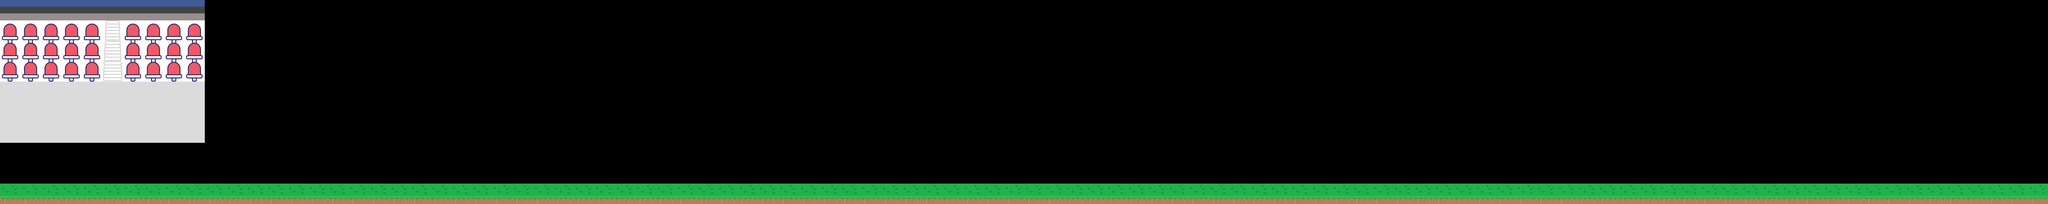

A level layout from a 2D game, rendered from its tile map. Below: a short description, then the map file with its tile-grid data intact:
An orthogonal 100x10 tile map with 64x64 px tiles, 1 tile layer (Tile Layer 1), 1 image layer.

<map version="1.10" tiledversion="1.11.1.1" orientation="orthogonal" renderorder="right-down" width="100" height="10" tilewidth="64" tileheight="64" infinite="0" nextlayerid="6" nextobjectid="1">
 <tileset firstgid="1" source="block.tsx" />
 <imagelayer id="5" name="Image Layer 1" repeatx="1">
  <image source="background.png" width="700" height="448" />
 </imagelayer>
 <layer id="1" name="Tile Layer 1" width="100" height="10">
  <data encoding="csv">
0,0,0,0,0,0,0,0,0,0,0,0,0,0,0,0,0,0,0,0,0,0,0,0,0,0,0,0,0,0,0,0,0,0,0,0,0,0,0,0,0,0,0,0,0,0,0,0,0,0,0,0,0,0,0,0,0,0,0,0,0,0,0,0,0,0,0,0,0,0,0,0,0,0,0,0,0,0,0,0,0,0,0,0,0,0,0,0,0,0,0,0,0,0,0,0,0,0,0,0,
0,0,0,0,0,0,0,0,0,0,0,0,0,0,0,0,0,0,0,0,0,0,0,0,0,0,0,0,0,0,0,0,0,0,0,0,0,0,0,0,0,0,0,0,0,0,0,0,0,0,0,0,0,0,0,0,0,0,0,0,0,0,0,0,0,0,0,0,0,0,0,0,0,0,0,0,0,0,0,0,0,0,0,0,0,0,0,0,0,0,0,0,0,0,0,0,0,0,0,0,
0,0,0,0,0,0,0,0,0,0,0,0,0,0,0,0,0,0,0,0,0,0,0,0,0,0,0,0,0,0,0,0,0,0,0,0,0,0,0,0,0,0,0,0,0,0,0,0,0,0,0,0,0,0,0,0,0,0,0,0,0,0,0,0,0,0,0,0,0,0,0,0,0,0,0,0,0,0,0,0,0,0,0,0,0,0,0,0,0,0,0,0,0,0,0,0,0,0,0,0,
0,0,0,0,0,0,0,0,0,0,0,0,0,0,0,0,0,0,0,0,0,0,0,0,0,0,0,0,0,0,0,0,0,0,0,0,0,0,0,0,0,0,0,0,0,0,0,0,0,0,0,0,0,0,0,0,0,0,0,0,0,0,0,0,0,0,0,0,0,0,0,0,0,0,0,0,0,0,0,0,0,0,0,0,0,0,0,0,0,0,0,0,0,0,0,0,0,0,0,0,
0,0,0,0,0,0,0,0,0,0,0,0,0,0,0,0,0,0,0,0,0,0,0,0,0,0,0,0,0,0,0,0,0,0,0,0,0,0,0,0,0,0,0,0,0,0,0,0,0,0,0,0,0,0,0,0,0,0,0,0,0,0,0,0,0,0,0,0,0,0,0,0,0,0,0,0,0,0,0,0,0,0,0,0,0,0,0,0,0,0,0,0,0,0,0,0,0,0,0,0,
0,0,0,0,0,0,0,0,0,0,0,0,0,0,0,0,0,0,0,0,0,0,0,0,0,0,0,0,0,0,0,0,0,0,0,0,0,0,0,0,0,0,0,0,0,0,0,0,0,0,0,0,0,0,0,0,0,0,0,0,0,0,0,0,0,0,0,0,0,0,0,0,0,0,0,0,0,0,0,0,0,0,0,0,0,0,0,0,0,0,0,0,0,0,0,0,0,0,0,0,
0,0,0,0,0,0,0,0,0,0,0,0,0,0,0,0,0,0,0,0,0,0,0,0,0,0,0,0,0,0,0,0,0,0,0,0,0,0,0,0,0,0,0,0,0,0,0,0,0,0,0,0,0,0,0,0,0,0,0,0,0,0,0,0,0,0,0,0,0,0,0,0,0,0,0,0,0,0,0,0,0,0,0,0,0,0,0,0,0,0,0,0,0,0,0,0,0,0,0,0,
0,0,0,0,0,0,0,0,0,0,0,0,0,0,0,0,0,0,0,0,0,0,0,0,0,0,0,0,0,0,0,0,0,0,0,0,0,0,0,0,0,0,0,0,0,0,0,0,0,0,0,0,0,0,0,0,0,0,0,0,0,0,0,0,0,0,0,0,0,0,0,0,0,0,0,0,0,0,0,0,0,0,0,0,0,0,0,0,0,0,0,0,0,0,0,0,0,0,0,0,
0,0,0,0,0,0,0,0,0,0,0,0,0,0,0,0,0,0,0,0,0,0,0,0,0,0,0,0,0,0,0,0,0,0,0,0,0,0,0,0,0,0,0,0,0,0,0,0,0,0,0,0,0,0,0,0,0,0,0,0,0,0,0,0,0,0,0,0,0,0,0,0,0,0,0,0,0,0,0,0,0,0,0,0,0,0,0,0,0,0,0,0,0,0,0,0,0,0,0,0,
2,2,2,2,2,2,2,2,2,2,2,2,2,2,2,2,2,2,2,2,2,2,2,2,2,2,2,2,2,2,2,2,2,2,2,2,2,2,2,2,2,2,2,2,2,2,2,2,2,2,2,2,2,2,2,2,2,2,2,2,2,2,2,2,2,2,2,2,2,2,2,2,2,2,2,2,2,2,2,2,2,2,2,2,2,2,2,2,2,2,2,2,2,2,2,2,2,2,2,2
</data>
 </layer>
</map>
